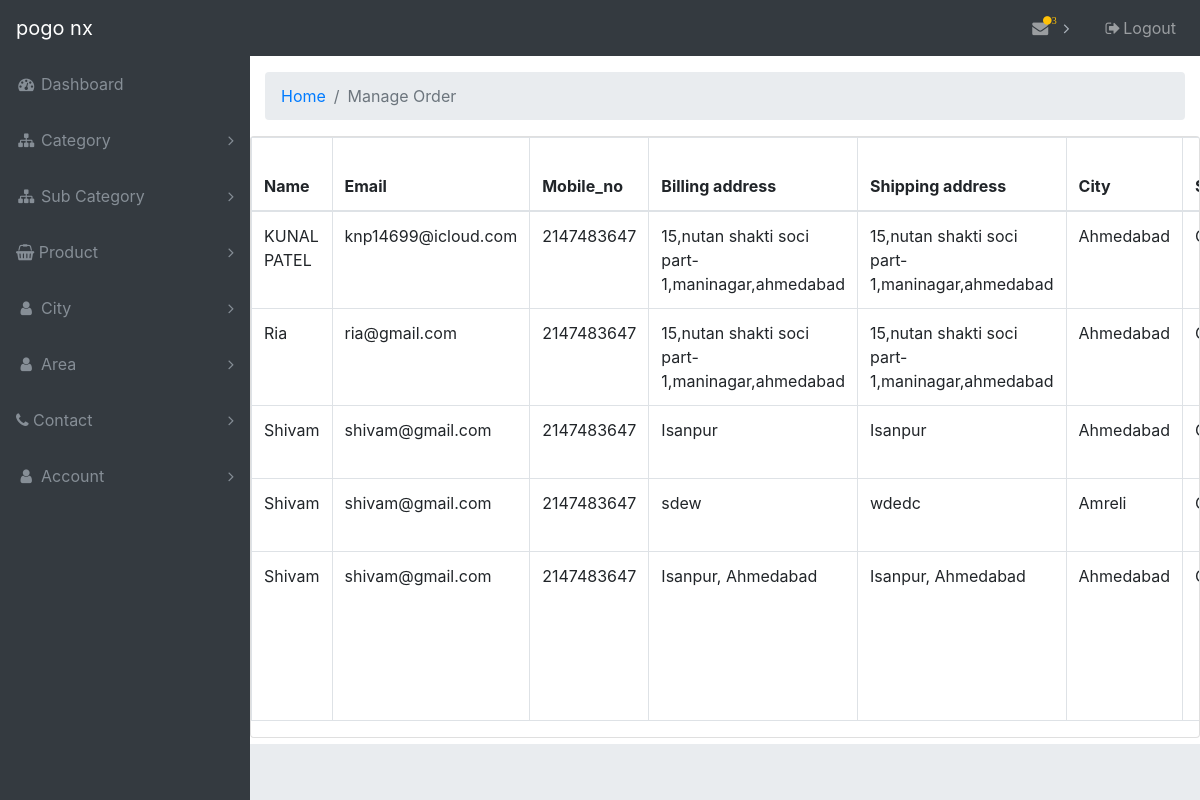
The app's page /admin/manageorder.php with its own data.
### tables this page shows
CREATE TABLE `payment` (
  `a_id` int(11) NOT NULL,
  `o_id` varchar(50) NOT NULL,
  `name` varchar(100) NOT NULL,
  `email` varchar(100) NOT NULL,
  `mobile_no` int(10) NOT NULL,
  `billing_address` varchar(200) NOT NULL,
  `shipping_address` varchar(200) NOT NULL,
  `city` varchar(50) NOT NULL,
  `state` varchar(50) NOT NULL,
  `pincode` int(10) NOT NULL,
  `payment_method` varchar(50) NOT NULL,
  `card_no` int(20) NOT NULL,
  `expiry_date` varchar(20) NOT NULL,
  `order_date` date NOT NULL DEFAULT current_timestamp(),
  `product_name` varchar(150) NOT NULL,
  `product_quantity` int(200) NOT NULL,
  `product_price` int(20) NOT NULL,
  `total_price` int(20) NOT NULL
);

### admin/manageorder.php (the view, shortened to what this page needs)
<?php
	include "header.php";
	$conn=mysqli_connect("localhost","root","","shopping")or die("database not connected")
?>
<div class="content-wrapper">
      <div class="container-fluid">
      <ol class="breadcrumb">
        <li class="breadcrumb-item">
          <a href="header.php">Home</a>
        </li>
        <li class="breadcrumb-item active">Manage Order</li>
      </ol>
      </div>
        <div class="row">
          <div class="col-md-12">
            <div class="card">
              <div class="table-responsive">
                <table id="sampleTable" class="table table-hover table-bordered">
                  <thead>
                    <tr>
						<th>Name</th>
						<th>Email</th>
						<th>Mobile_no</th>
						<th>Billing address</th>
						<th>Shipping address</th>
						<th>City</th>
						<th>State</th>
					</tr>
                  </thead>
				  <tbody>
				   <?php
				$result=mysqli_query($conn,"select * from payment ");
				while($row=mysqli_fetch_array($result))
				{
				?>
                 			<tr>
									<td><?php echo $row['name']; ?></td>
									<td><?php echo $row['email']; ?></td>
									<td><?php echo $row['mobile_no']; ?></td>
									<td><?php echo $row['billing_address']; ?></td>
									<td><?php echo $row['shipping_address']; ?></td>
									<td><?php echo $row['city']; ?></td>
									<td><?php echo $row['state']; ?></td>
							</tr>
					<?php
						}
						?>
				</tbody>
				</table>
              </div>
            </div>
          </div>
        </div>
      </div>
	</body>
</html>

### admin/css/sb-admin.css (style rules this page uses)
html { position: relative; min-height: 100%; }
body { overflow-x: hidden; }
body.sticky-footer { margin-bottom: 56px; }
body.sticky-footer .content-wrapper { min-height: calc(100vh - 56px - 56px); }
body.fixed-nav { padding-top: 56px; }
.content-wrapper { min-height: calc(100vh - 56px); padding-top: 1rem; }
.content-wrapper { overflow-x: hidden; background: white; }
@media (min-width: 992px) { .content-wrapper { margin-left: 250px; } }

### records on screen
payment: name "KUNAL PATEL", email "knp14699@icloud.com", mobile_no "2147483647", billing_address "15,nutan shakti soci part-1,maninagar,ahmedabad", shipping_address "15,nutan shakti soci part-1,maninagar,ahmedabad", city "Ahmedabad"
payment: name "Ria", email "ria@gmail.com", mobile_no "2147483647", billing_address "15,nutan shakti soci part-1,maninagar,ahmedabad", shipping_address "15,nutan shakti soci part-1,maninagar,ahmedabad", city "Ahmedabad"
payment: name "Shivam", email "shivam@gmail.com", mobile_no "2147483647", billing_address "Isanpur", shipping_address "Isanpur", city "Ahmedabad"
payment: name "Shivam", email "shivam@gmail.com", mobile_no "2147483647", billing_address "sdew", shipping_address "wdedc", city "Amreli"
payment: name "Shivam", email "shivam@gmail.com", mobile_no "2147483647", billing_address "Isanpur, Ahmedabad", shipping_address "Isanpur, Ahmedabad", city "Ahmedabad"

### other values on screen
$row "3"
